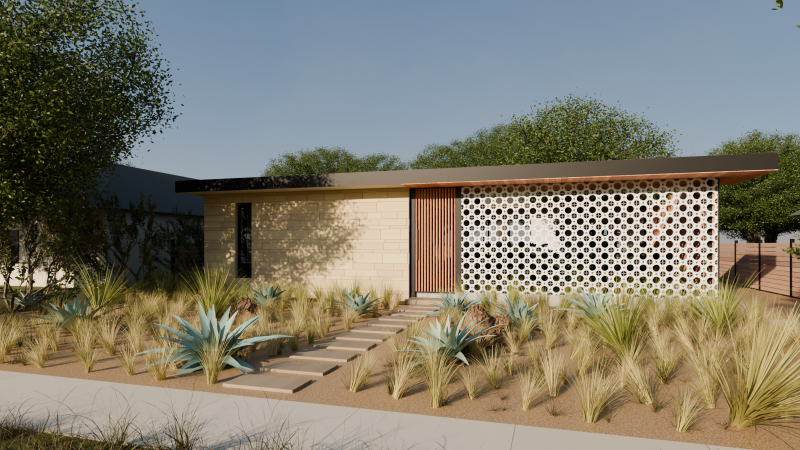
#> input picture casa01/renders/street.png, 1600 x 900 px (shown at 1/2 size); its folder holds 5 pictures in this run
$ python build.py
#> lines starting #> are read from the running program, lines starting #| are printed output that depends on the picture
"""Build the Casa Pátio early-list landing page.

    python3 casa01/landing/build.py      ->  casa01/landing/site/   (deploy this folder)

page.html is the page body (also used as-is for the Claude preview). This script wraps it in a
full HTML document with social-sharing tags and the optional ad pixels from config.json, and
writes phone-sized images from the renders.
"""
import html
import json
import os
import re

from PIL import Image

HERE = os.path.dirname(os.path.abspath(__file__))
CASA = os.path.dirname(HERE)
SITE = os.path.join(HERE, "site")
IMG = os.path.join(SITE, "img")
RENDERS = os.path.join(CASA, "renders")
PANO = os.path.join(CASA, "lookbook", "web", "pano")
STILLS = ["street", "street_dusk", "gate", "entry", "courtyard", "interior", "kitchen", "bath", "bath2", "veranda"]

DESCRIPTION = ("Casa Pátio: a Brazilian modern courtyard house for your Austin lot. Texas limestone, cedar "
               "and a concrete cobogó screen under one long roof. Join the early list.")

META_PIXEL = """<script>!function(f,b,e,v,n,t,s){if(f.fbq)return;n=f.fbq=function(){n.callMethod?n.callMethod.apply(n,arguments):n.queue.push(arguments)};if(!f._fbq)f._fbq=n;n.push=n;n.loaded=!0;n.version='2.0';n.queue=[];t=b.createElement(e);t.async=!0;t.src=v;s=b.getElementsByTagName(e)[0];s.parentNode.insertBefore(t,s)}(window,document,'script','https://connect.facebook.net/en_US/fbevents.js');fbq('init','__ID__');fbq('track','PageView');</script>"""
X_PIXEL = """<script>!function(e,t,n,s,u,a){e.twq||(s=e.twq=function(){s.exe?s.exe.apply(s,arguments):s.queue.push(arguments);},s.version='1.1',s.queue=[],u=t.createElement(n),u.async=!0,u.src='https://static.ads-twitter.com/uwt.js',a=t.getElementsByTagName(n)[0],a.parentNode.insertBefore(u,a))}(window,document,'script');twq('config','__ID__');</script>"""
RESET = ("*,*::before,*::after{box-sizing:border-box}:root{padding-top:env(safe-area-inset-top,0px);"
         "padding-bottom:env(safe-area-inset-bottom,0px)}body{margin:0}img{max-width:100%}[hidden]{display:none!important}"
         "html{scroll-behavior:smooth}")


def jpg(src, dst, width, quality):
#> called with src = 'casa01/renders/street.png', dst = 'casa01/landing/site/img/street-1600.jpg', width = 1600, quality = 80
    im = Image.open(src).convert("RGB")
    if im.width > width:
        im = im.resize((width, round(im.height * width / im.width)), Image.LANCZOS)
    im.save(dst, quality=quality, optimize=True, progressive=True)


def images():
    os.makedirs(IMG, exist_ok=True)
    for k in STILLS:
        src = os.path.join(RENDERS, f"{k}.png")
        jpg(src, os.path.join(IMG, f"{k}-1600.jpg"), 1600, 80)
        jpg(src, os.path.join(IMG, f"{k}-800.jpg"), 800, 78)
#> call 2 of jpg, with src = 'casa01/renders/street.png', dst = 'casa01/landing/site/img/street-800.jpg', width = 800, quality = 78
#> in jpg (call 2), `im = im.resize((width, round(im.height * width / im.width)), Image.LAN..`:
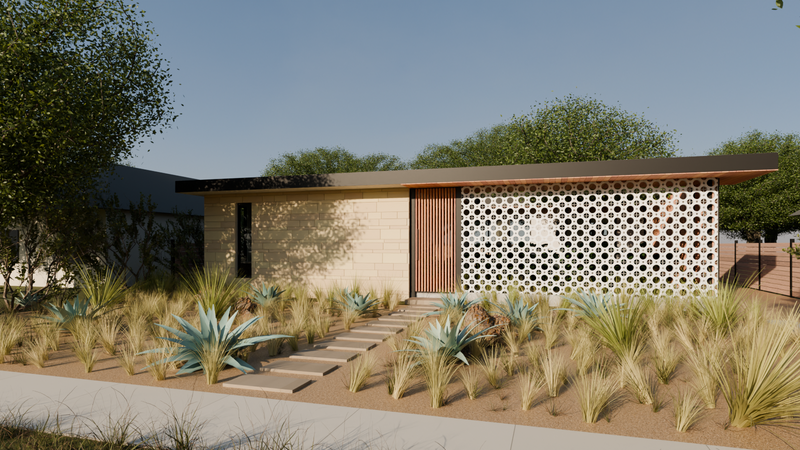
#> im: PIL image 800x450 RGB; mean R, G, B 127.2, 123.2, 108.8
    # 2560 px panoramas: sharp enough on a phone, small enough to load on cellular
    for k in ("patio", "room"):
        jpg(os.path.join(PANO, f"{k}.jpg"), os.path.join(IMG, f"pano-{k}.jpg"), 2560, 80)
    # 1200x630 link preview for Instagram, X, iMessage
    im = Image.open(os.path.join(RENDERS, "street.png")).convert("RGB")
    w, h = im.size
    ch = round(w / 1.905)
    top = max(0, min(h - ch, round(h * 0.06)))
    im.crop((0, top, w, top + ch)).resize((1200, 630), Image.LANCZOS).save(
        os.path.join(IMG, "og.jpg"), quality=84, optimize=True, progressive=True)


def build():
    cfg = json.load(open(os.path.join(HERE, "config.json")))
    page = open(os.path.join(HERE, "page.html")).read()
    title = re.search(r"<title>(.*?)</title>", page, re.S).group(1)
    style = re.search(r"<style>.*?</style>", page, re.S).group(0)
    links = "".join(re.findall(r"<link [^>]+>", page))
    body = re.sub(r"<title>.*?</title>|<meta name=\"claude:[^>]+>|<link [^>]+>|<style>.*?</style>", "", page, flags=re.S).strip()
    site = cfg.get("site_url", "").rstrip("/")
    og_img = f"{site}/img/og.jpg" if site else "img/og.jpg"
    browser_cfg = {"formEndpoint": cfg.get("form_endpoint", ""), "xLeadEventId": cfg.get("x_lead_event_id", "")}
    pixels = ""
    if cfg.get("meta_pixel_id"):
        pixels += META_PIXEL.replace("__ID__", cfg["meta_pixel_id"])
    if cfg.get("x_pixel_id"):
        pixels += X_PIXEL.replace("__ID__", cfg["x_pixel_id"])
    t, d = html.escape(title), html.escape(DESCRIPTION)
    head = (
        '<!doctype html><html lang="en"><head><meta charset="utf-8">'
        '<meta name="viewport" content="width=device-width,initial-scale=1,viewport-fit=cover">'
        f"<title>{t}</title><meta name=\"description\" content=\"{d}\">"
        '<meta name="theme-color" content="#1d2520">'
        f'<meta property="og:type" content="website"><meta property="og:title" content="Casa Pátio · Brazilian Modern Homes">'
        f'<meta property="og:description" content="{d}"><meta property="og:image" content="{og_img}">'
        + (f'<meta property="og:url" content="{site}/">' if site else "")
        + '<meta name="twitter:card" content="summary_large_image">'
        f'<meta name="twitter:title" content="Casa Pátio · Brazilian Modern Homes"><meta name="twitter:description" content="{d}">'
        f'<meta name="twitter:image" content="{og_img}">'
        f"<style>{RESET}</style>{links}"
        f"<script>window.BMH_CONFIG={json.dumps(browser_cfg)};</script>{pixels}{style}</head><body>"
    )
    os.makedirs(SITE, exist_ok=True)
    open(os.path.join(SITE, "index.html"), "w").write(head + body + "</body></html>")
    print("wrote", os.path.join(SITE, "index.html"))


if __name__ == "__main__":
#> (the run stopped early here; a loop or call above may not have finished)
